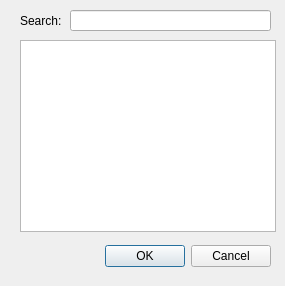
<ui version="4.0" >
 <class>ScalarListSelector</class>
 <widget class="QDialog" name="ScalarListSelector" >
  <property name="geometry" >
   <rect>
    <x>0</x>
    <y>0</y>
    <width>285</width>
    <height>286</height>
   </rect>
  </property>
  <property name="windowTitle" >
   <string>Dialog</string>
  </property>
  <widget class="QDialogButtonBox" name="buttonBox" >
   <property name="geometry" >
    <rect>
     <x>70</x>
     <y>240</y>
     <width>201</width>
     <height>32</height>
    </rect>
   </property>
   <property name="orientation" >
    <enum>Qt::Horizontal</enum>
   </property>
   <property name="standardButtons" >
    <set>QDialogButtonBox::Cancel|QDialogButtonBox::NoButton|QDialogButtonBox::Ok</set>
   </property>
  </widget>
  <widget class="QLabel" name="label" >
   <property name="geometry" >
    <rect>
     <x>20</x>
     <y>10</y>
     <width>41</width>
     <height>21</height>
    </rect>
   </property>
   <property name="text" >
    <string>Search:</string>
   </property>
  </widget>
  <widget class="QLineEdit" name="_search" >
   <property name="geometry" >
    <rect>
     <x>70</x>
     <y>10</y>
     <width>201</width>
     <height>21</height>
    </rect>
   </property>
  </widget>
  <widget class="QListWidget" name="_scalars" >
   <property name="geometry" >
    <rect>
     <x>20</x>
     <y>40</y>
     <width>256</width>
     <height>192</height>
    </rect>
   </property>
  </widget>
 </widget>
 <resources/>
 <connections>
  <connection>
   <sender>buttonBox</sender>
   <signal>accepted()</signal>
   <receiver>Dialog</receiver>
   <slot>accept()</slot>
   <hints>
    <hint type="sourcelabel" >
     <x>248</x>
     <y>254</y>
    </hint>
    <hint type="destinationlabel" >
     <x>157</x>
     <y>274</y>
    </hint>
   </hints>
  </connection>
  <connection>
   <sender>buttonBox</sender>
   <signal>rejected()</signal>
   <receiver>Dialog</receiver>
   <slot>reject()</slot>
   <hints>
    <hint type="sourcelabel" >
     <x>316</x>
     <y>260</y>
    </hint>
    <hint type="destinationlabel" >
     <x>286</x>
     <y>274</y>
    </hint>
   </hints>
  </connection>
 </connections>
</ui>
